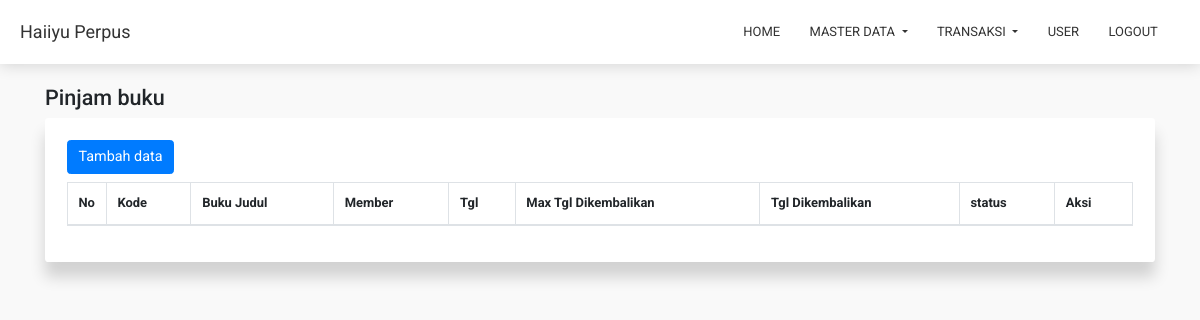
The app's page /?c=borrowing (signed in), older data.
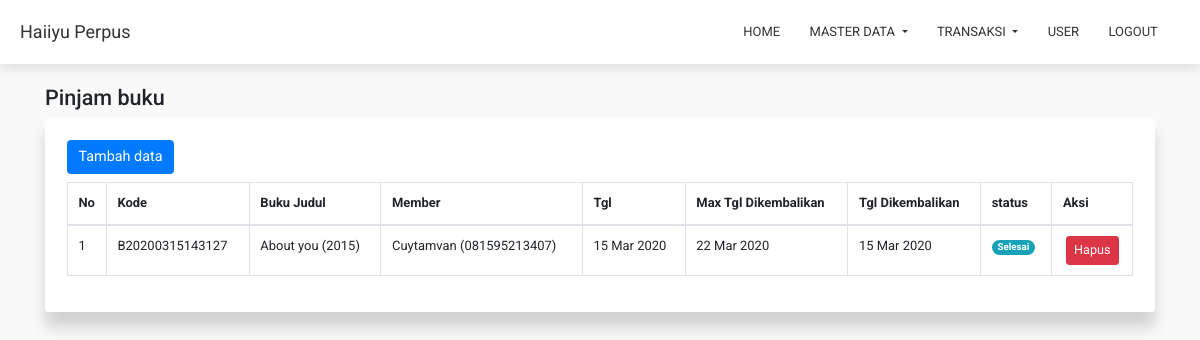
The same page, newer data.
### tables this page shows
CREATE TABLE `borrows` (
  `id` int(11) NOT NULL,
  `code` varchar(20) NOT NULL,
  `book_id` int(11) NOT NULL,
  `member_id` int(11) NOT NULL,
  `borrow_date` date NOT NULL,
  `max_borrow_date` date NOT NULL,
  `return_date` date DEFAULT NULL,
  `penalty` decimal(22,2) DEFAULT NULL,
  `status` tinyint(1) NOT NULL COMMENT '0 : belum di kembaliin, 1 : selesai, 2 : belum lunas',
  `description` text
);

CREATE TABLE `books` (
  `id` int(11) NOT NULL,
  `title` varchar(50) NOT NULL,
  `description` text NOT NULL,
  `author_id` int(11) NOT NULL,
  `publisher_id` int(11) NOT NULL,
  `year` int(4) NOT NULL,
  `qty` int(11) NOT NULL
);

CREATE TABLE `members` (
  `id` int(11) NOT NULL,
  `name` varchar(50) NOT NULL,
  `address` text NOT NULL,
  `phone_number` varchar(20) NOT NULL
);

### app/helper.php (called while the page is built, shortened)
<?php
function asset($url = ''){
  $protocol = (!empty($_SERVER['HTTPS']) && $_SERVER['HTTPS'] !== 'off') ? "https://" : "http://";
  $base_url = $protocol.$_SERVER['HTTP_HOST'].str_replace(basename($_SERVER['SCRIPT_NAME']), '', $_SERVER['SCRIPT_NAME']);
  $base_url .= $url;
  return $base_url;
}
function url($to = ''){
  $base_url = str_replace(basename($_SERVER['SCRIPT_NAME']), '', $_SERVER['SCRIPT_NAME']);
  $base_url .= $to;
  return $base_url;
}
function get($name){
  return isset($_GET[$name]) ? $_GET[$name] : null;
}

### resources/borrow/index.php (the view, shortened to what this page needs)
<?php
  $table = 'borrows';
?>
<div class="container mt-4">
  <h4><?=isset($title) ? $title : '' ?></h4>
  <div class="row">
    <div class="col-sm-12">
      <div class="card c-card">
        <div class="card-body p-4">
          <a href="<?=url('?c=borrowing-create')?>" class="btn btn-primary mb-2">Tambah data</a>
          <table class="table table-bordered">
            <thead>
              <tr>
                <th style="width: 20px;">No</th>
                <th>Kode</th>
                <th>Buku Judul</th>
                <th>Member</th>
                <th>Tgl</th>
                <th>Max Tgl Dikembalikan</th>
                <th>Tgl Dikembalikan</th>
                <th>status</th>
                <th>Aksi</th>
              </tr>
            </thead>
            <tbody>
              <?php
                $no = 1;
                $data = mysqli_query($conn, "SELECT
                    $table.*,
                    books.title AS book_title,
                    books.year AS book_year,
                    members.name AS member_name,
                    members.phone_number AS member_phone_number
                  FROM $table
                  INNER JOIN books ON books.id = $table.book_id
                  INNER JOIN members ON members.id = $table.member_id
                  ORDER BY $table.id DESC");
                while($r = mysqli_fetch_object($data)){
              ?>
              <tr>
                <td><?=$no?></td>
                <td><?=$r->code?></td>
                <td><?=$r->book_title?> (<?=$r->book_year?>)</td>
                <td><?=$r->member_name?> (<?=$r->member_phone_number?>)</td>
                <td><?=date('d M Y', strtotime($r->borrow_date))?></td>
                <td><?=date('d M Y', strtotime($r->max_borrow_date))?></td>
                <td><?=$r->return_date ? date('d M Y', strtotime($r->return_date)) : '-'?></td>
                <td>
                  <?php
                    if($r->status == '0'){
                      echo '<span class="badge badge-pill badge-secondary">Belum dikembalikan</span>';
                    }else if($r->status == '1'){
                      echo '<span class="badge badge-pill badge-info">Selesai</span>';
                    }else{
                      echo '<span class="badge badge-pill badge-warning">Belum lunas</span>';
                    }
                  ?>
                </td>
                <td class="text-center">
                  <form method="post" class="d-inline-block">
                    <button class="btn btn-danger btn-sm" name="remove" onclick="return confirm('Hapus data tersebut?')">Hapus</button>
                  </form>
                </td>
              </tr>
              <?php
                  $no++;
                }
              ?>
            </tbody>
          </table>
        </div>
      </div>
    </div>
  </div>
</div>

### index.php (shortened to what this page needs)
<!DOCTYPE html>
<html lang="en">
<head>
  <link rel="stylesheet" href="<?=asset('assets/css/bootstrap.min.css')?>">
  <link rel="stylesheet" href="<?=asset('assets/css/style.css')?>">
</head>
<body>
  <?php include 'resources/inc/navbar.php'; ?>
  <?php
    $content = get('c');
    switch ($content) {
      case 'borrowing':
        $title = 'Pinjam buku';
        include 'resources/borrow/index.php'; break;
    }
  ?>
</body>
</html>

### resources/inc/navbar.php (shortened to what this page needs)
<nav class="navbar navbar-expand-lg custom-navbar">
  <a class="navbar-brand" href="<?=url()?>">Haiiyu perpus</a>
  <div class="collapse navbar-collapse" id="navbarNav">
    <ul class="navbar-nav ml-auto">
      <li class="nav-item">
        <a class="nav-link" href="<?=url()?>">Home</a>
      </li>
      <li class="nav-item dropdown">
        <a class="nav-link dropdown-toggle" href="#" id="nav-master" role="button" data-toggle="dropdown" aria-haspopup="true" aria-expanded="false">
          Master data
        </a>
      </li>
      <li class="nav-item dropdown">
        <a class="nav-link dropdown-toggle" href="#!" id="nav-transaction" role="button" data-toggle="dropdown" aria-haspopup="true" aria-expanded="false">
          Transaksi
        </a>
      </li>
      <li class="nav-item">
        <a class="nav-link" href="<?=url('?c=user')?>">User</a>
      </li>
      <li class="nav-item">
        <a class="nav-link logout" href="#!">Logout</a>
      </li>
    </ul>
  </div>
</nav>

### assets/css/style.css (style rules this page uses)
* { font-family: 'Roboto', sans-serif; font-size: .9rem; }
body { background-color: #f9f9f9; }
.custom-navbar { background-color: #fff; padding: 0px 20px; box-shadow: 0px 1px 15px rgba(0,0,0,0.16); }
.custom-navbar .navbar-brand { color: #333; text-transform: capitalize; }
.custom-navbar .nav-item { margin-right: 15px; padding-top: 15px; padding-bottom: 15px; }
.custom-navbar .nav-item a { color: #333; text-transform: uppercase; }
.c-card { border: none; box-shadow: 0px 15px 15px rgba(0,0,0,0.16); }

Row changes from the older to the newer data that the page shows:
added borrows: code "B20200315143127", book.title "About you", book.year "2015", member.name "Cuytamvan", member.phone_number "081595213407", borrow_date "15 Mar 2020", max_borrow_date "22 Mar 2020", return_date "15 Mar 2020", status "Selesai"
